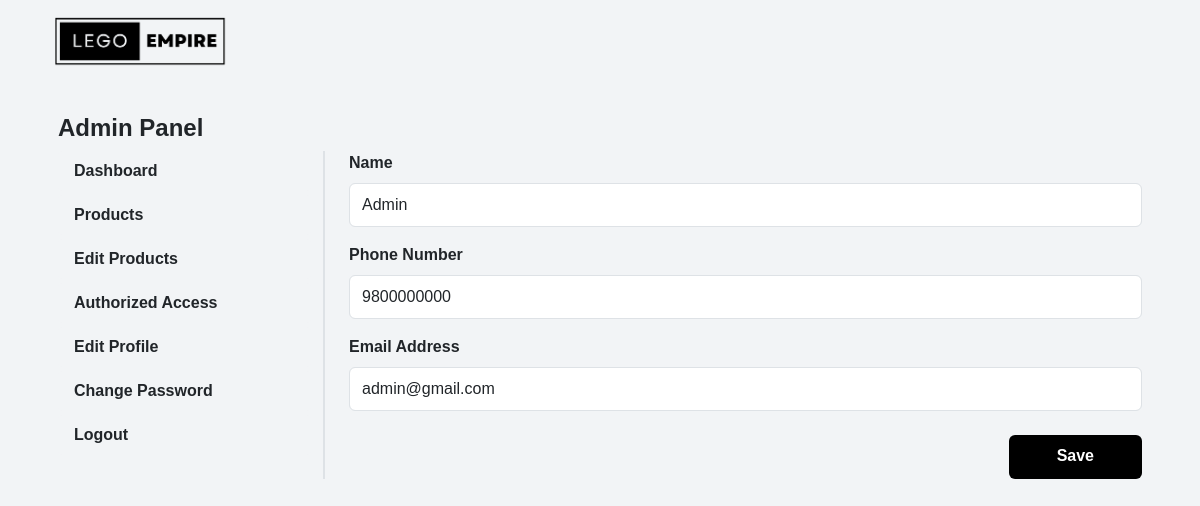
The app's page /php/admin/adminpage.php?section=account (signed in) with its own data.
### tables this page shows
CREATE TABLE `admin_data` (
  `adminId` int(11) NOT NULL,
  `name` varchar(55) NOT NULL,
  `phone` bigint(20) NOT NULL,
  `email` varchar(55) NOT NULL,
  `password` varchar(255) NOT NULL
);

### php/admin/account.php (the view, shortened to what this page needs)
<?php
    include '../connect.php';
    if(isset($_SESSION['adminId'])){
        $adminId = $_SESSION['adminId'];
    }
?>
<!DOCTYPE html>
<html lang="en">
<head>
    <link href="https://cdn.jsdelivr.net/npm/bootstrap@5.3.1/dist/css/bootstrap.min.css" rel="stylesheet">
    <link href="https://fonts.cdnfonts.com/css/louis-george-cafe" rel="stylesheet">
    <link rel="stylesheet" href="../../css/admin.css">
</head>
<body>
    <div class="update-content-container" id="update">
        <?php
            $sql = "SELECT * FROM admin_data WHERE adminId = :adminId";
            $stmt = $conn->prepare($sql);
            $stmt ->bindParam(':adminId', $adminId);
            $stmt ->execute();
            $result = $stmt->fetch(PDO::FETCH_ASSOC);
        ?>
        <form action="" method="POST" class="form">
            <div class="mb-3">
                <label for="name" class="form-label fw-bold">Name</label>
                <input type="text" class="form-control" name="name" placeholder="Enter name" id="name" value="<?php echo $result['name'] ?>">
            </div>
            <div class="mb-3">
                <label for="phone" class="form-label fw-bold">Phone Number</label>
                <input type="number" class="form-control" name="phone" placeholder="Enter phone number" id="phone" value="<?php echo $result['phone'] ?>">
            </div>
            <div class="mb-4">
                <label for="email" class="form-label fw-bold">Email Address</label>
                <input type="email" class="form-control" name="email" placeholder="Enter email address" id="email" value="<?php echo $result['email'] ?>">
            </div>
            <div class="d-flex justify-content-end">
                <button type="submit" class="btn pt-1 px-5 fw-bold" name="update-submit" id="update-submit" value="Update" style="border: none; background-color: black; color: white;">Save</button>
            </div>
        </form>
    </div>
</body>
</html>

### css/user.css (style rules this page uses)
.update-content-container .form-control, .update-content-container button, .update-content-container select, .update-content-container option { height: 5.5vh; }

### css/homepage.css (style rules this page uses)
* { margin: 0; padding: 0; box-sizing: border-box; font-family: 'Louis George Café', sans-serif; }
html { scroll-behavior: smooth; }

### php/admin/adminpage.php (style rules this page uses)
body { background-color: #f2f4f6; }

### php/admin/account.php (style rules this page uses)
body { background-color: #f2f4f6; }

### records on screen
admin_data: name "Admin", phone "9800000000", email "admin@gmail.com"
